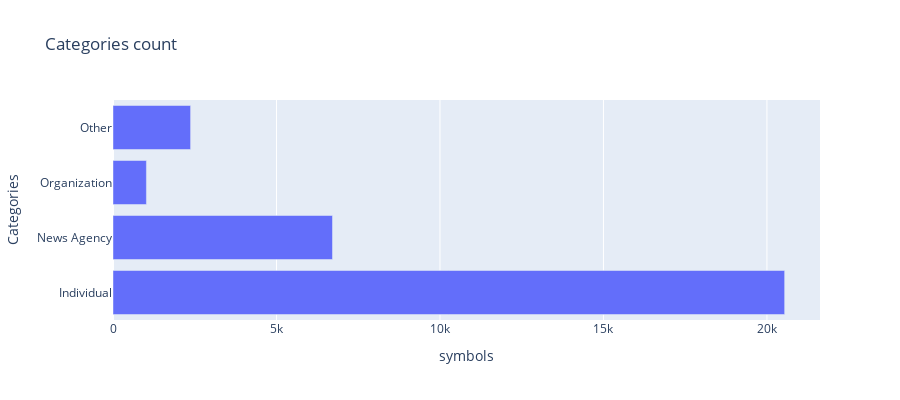

Source (notebook cell):
### Markdown cell above
##### Symbol counts by Categories

### Code cell
import plotly.graph_objects as go # for interactive plotting
import plotly.express as px

stock_data = pd.read_csv('stock_data.csv',index_col = 0, parse_dates = ['Date'])
sd = stock_data[(stock_data['Date'] >= pd.to_datetime('2018-07-06')) & (stock_data['Date'] <= pd.to_datetime('2018-07-19'))]
df = pd.DataFrame(sd.groupby(['Categories']).count())

fig = px.bar(df, x="symbols", y=df.index, orientation='h',
             height=400,
             title='Categories count')
fig.show()

### Figure 1 — Plotly figure (JSON) as saved in the notebook; plotly's stock layout.template omitted (floating-point values rounded to 4 significant figures)
{"data": [{"alignmentgroup": "True", "hovertemplate": "symbols=%{x}<br>Categories=%{y}<extra></extra>", "legendgroup": "", "marker": {"color": "#636efa", "pattern": {"shape": ""}}, "name": "", "offsetgroup": "", "orientation": "h", "showlegend": false, "textposition": "auto", "type": "bar", "x": [20542, 6713, 1022, 2373], "xaxis": "x", "y": ["Individual", "News Agency", "Organization", "Other"], "yaxis": "y"}], "layout": {"barmode": "relative", "height": 400, "legend": {"tracegroupgap": 0}, "title": {"text": "Categories count"}, "xaxis": {"anchor": "y", "domain": [0, 1], "title": {"text": "symbols"}}, "yaxis": {"anchor": "x", "domain": [0, 1], "title": {"text": "Categories"}}}}
